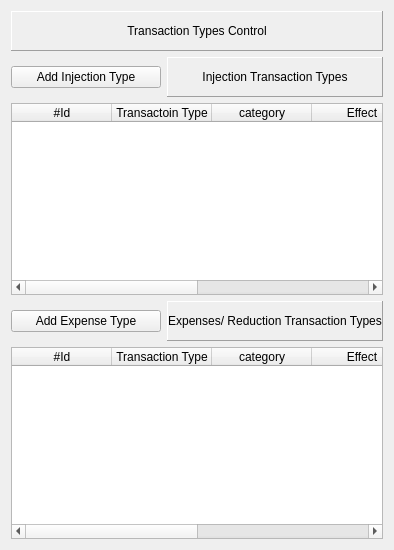
        <widget class="QWidget" name="csh12_trans_types">
         <layout class="QVBoxLayout" name="verticalLayout_20">
          <item>
           <widget class="QLabel" name="label_180">
            <property name="minimumSize">
             <size>
              <width>0</width>
              <height>40</height>
             </size>
            </property>
            <property name="styleSheet">
             <string notr="true"/>
            </property>
            <property name="frameShape">
             <enum>QFrame::Panel</enum>
            </property>
            <property name="frameShadow">
             <enum>QFrame::Raised</enum>
            </property>
            <property name="text">
             <string>Transaction Types Control</string>
            </property>
            <property name="alignment">
             <set>Qt::AlignCenter</set>
            </property>
           </widget>
          </item>
          <item>
           <layout class="QHBoxLayout" name="horizontalLayout_27">
            <item>
             <widget class="QPushButton" name="btn_add_injection">
              <property name="minimumSize">
               <size>
                <width>150</width>
                <height>0</height>
               </size>
              </property>
              <property name="maximumSize">
               <size>
                <width>150</width>
                <height>16777215</height>
               </size>
              </property>
              <property name="text">
               <string>Add Injection Type</string>
              </property>
              <property name="icon">
               <iconset>
                <normaloff>:/finishing/add.png</normaloff>:/finishing/add.png</iconset>
              </property>
              <property name="iconSize">
               <size>
                <width>32</width>
                <height>32</height>
               </size>
              </property>
             </widget>
            </item>
            <item>
             <widget class="QLabel" name="label_179">
              <property name="minimumSize">
               <size>
                <width>0</width>
                <height>40</height>
               </size>
              </property>
              <property name="styleSheet">
               <string notr="true"/>
              </property>
              <property name="frameShape">
               <enum>QFrame::Panel</enum>
              </property>
              <property name="frameShadow">
               <enum>QFrame::Raised</enum>
              </property>
              <property name="text">
               <string>Injection Transaction Types</string>
              </property>
              <property name="alignment">
               <set>Qt::AlignCenter</set>
              </property>
             </widget>
            </item>
           </layout>
          </item>
          <item>
           <widget class="QTableWidget" name="tw_injection_transaction_types">
            <column>
             <property name="text">
              <string>#Id</string>
             </property>
            </column>
            <column>
             <property name="text">
              <string>Transactoin Type</string>
             </property>
            </column>
            <column>
             <property name="text">
              <string>category</string>
             </property>
            </column>
            <column>
             <property name="text">
              <string>Effect</string>
             </property>
            </column>
            <column>
             <property name="text">
              <string>Ceiling</string>
             </property>
            </column>
            <column>
             <property name="text">
              <string>View/Edit</string>
             </property>
            </column>
           </widget>
          </item>
          <item>
           <layout class="QHBoxLayout" name="horizontalLayout_28">
            <item>
             <widget class="QPushButton" name="btn_add_expense">
              <property name="minimumSize">
               <size>
                <width>150</width>
                <height>0</height>
               </size>
              </property>
              <property name="maximumSize">
               <size>
                <width>150</width>
                <height>16777215</height>
               </size>
              </property>
              <property name="text">
               <string>Add Expense Type</string>
              </property>
              <property name="icon">
               <iconset>
                <normaloff>:/finishing/add.png</normaloff>:/finishing/add.png</iconset>
              </property>
              <property name="iconSize">
               <size>
                <width>32</width>
                <height>32</height>
               </size>
              </property>
             </widget>
            </item>
            <item>
             <widget class="QLabel" name="label_181">
              <property name="minimumSize">
               <size>
                <width>0</width>
                <height>40</height>
               </size>
              </property>
              <property name="styleSheet">
               <string notr="true"/>
              </property>
              <property name="frameShape">
               <enum>QFrame::Panel</enum>
              </property>
              <property name="frameShadow">
               <enum>QFrame::Raised</enum>
              </property>
              <property name="text">
               <string>Expenses/ Reduction Transaction Types</string>
              </property>
              <property name="alignment">
               <set>Qt::AlignCenter</set>
              </property>
             </widget>
            </item>
           </layout>
          </item>
          <item>
           <widget class="QTableWidget" name="tw_expenses_transaction_types">
            <column>
             <property name="text">
              <string>#Id</string>
             </property>
            </column>
            <column>
             <property name="text">
              <string>Transaction Type</string>
             </property>
            </column>
            <column>
             <property name="text">
              <string>category</string>
             </property>
            </column>
            <column>
             <property name="text">
              <string>Effect</string>
             </property>
            </column>
            <column>
             <property name="text">
              <string>Ceiling</string>
             </property>
            </column>
            <column>
             <property name="text">
              <string>View/Edit</string>
             </property>
            </column>
           </widget>
          </item>
         </layout>
        </widget>
